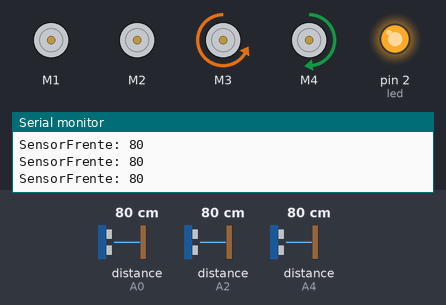
The sketch below on a simulated Arduino Uno, built with avr-gcc and run on an emulated ATmega328P. Shown: 4 × DC motor (green arrow = forward, orange = backward, longer = faster), output pins drawn as LEDs (lit = HIGH), the last lines printed to the serial monitor. Wiring (inferred from the names in the program): 3 × ultrasonic range finder: trigger A1, echo A0 / trigger A3, echo A2 / trigger A5, echo A4. The test bench sets the inputs (shaded band); at power-on: distance to the obstacle (sensors on A4, A2, A0) 80 cm. The echo pulse lasts 58.3 µs per cm; pins used as bus, display or sensor lines are not drawn.

Above: at 1.2 s.
1.3 s: distance to the obstacle (sensor on A4) set to 34 cm
4.3 s: distance to the obstacle (sensor on A4) set to 28 cm
At 4.5 s:
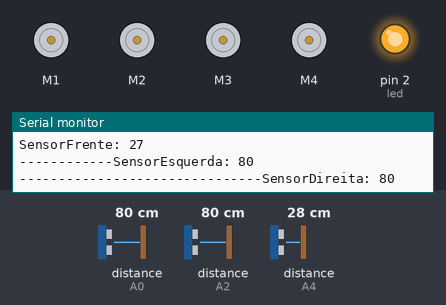
At 5.7 s:
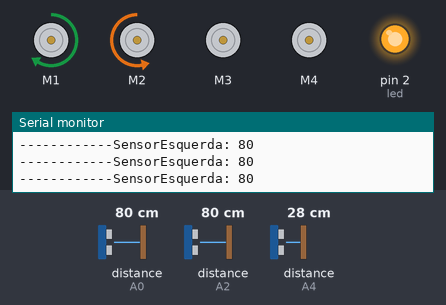
6.0 s: distance to the obstacle (sensor on A2) set to 33 cm
9.0 s: distance to the obstacle (sensor on A2) set to 28 cm
At 9.9 s:
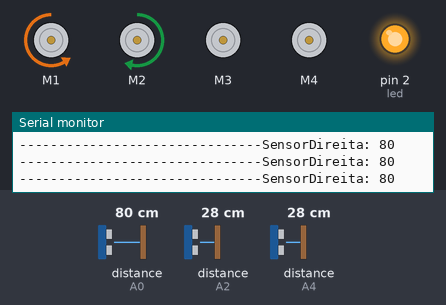
Timing chart, 0 to 11.7 s (numbered marks = the images above; inputs shaded):
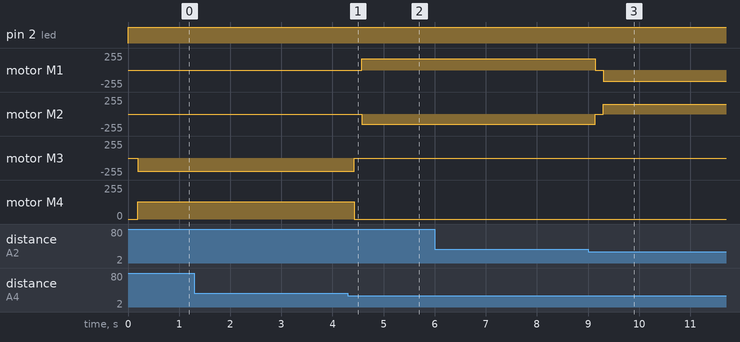

The sketch:

Tortuga.ino
```cpp
#include <AFMotor.h>
#include <Ultrasonic.h>

/*************** PORTAS MOTORES ***********************/
AF_DCMotor MFrontal(1); //Frontal M1
AF_DCMotor MAtras(2);   //Atras M2

AF_DCMotor MDireita(3); //Direito M3
AF_DCMotor MEsquerda(4);//Esquerdo M4

/*************** FIM PORTAS MOTORES ***********************/

/*************** PORTAS SENSORES***********************/
const int trigCentral = A5; //Central Trig - cabo preto
const int echoCentral = A4; //Central Echo - cabo verde

const int trigEsquerda = A3; //Esquerdo Trig - cabo preto
const int echoEsquerda = A2; //Esquerdo Echo - cabo verde

const int trigDireita = A1; //Direito Trig - cabo preto
const int echoDireita = A0; //Direito Echo - cabo verde

/*************** FIM PORTAS SENSORES***********************/

/*************** AVARIAVEIS DE DISTANCIA***********************/
int distanciaFrente;
int distanciaEsquerda;
int distanciaDireita;

/*************** PORTA LED***********************/
const int led = 2;

/*************** SETUP ***********************/
void setup()
{
    /*==== SERIAL ====*/
    Serial.begin(9600);

    /*==== SENSORES SAIDA E ENTRADA ====*/
    //TRIG
    pinMode(trigCentral, OUTPUT);
    pinMode(trigEsquerda, OUTPUT);
    pinMode(trigDireita, OUTPUT);

    //ECHO
    pinMode(echoCentral, INPUT);
    pinMode(echoEsquerda, INPUT);
    pinMode(echoDireita, INPUT);
    /*==== FIM SENSORES SAIDA E ENTRADA ====*/

    /*==== VELOCIDADE MOTORES ====*/
    /* velocidade maxima = 255
     *  velocidade minima para rodar 100
     */
    MFrontal.setSpeed(170); //traseiro
    MAtras.setSpeed(150); //frontal

    MDireita.setSpeed(200); //Direito
    MEsquerda.setSpeed(130); //Esquerdo
    /*==== FIM VELOCIDADE MOTORES ====*/

    /*==== SAIDA LED ====*/
    pinMode(led,OUTPUT);
}
/*************** FIM SETUP ***********************/

/*************** FUNCTION SENSORES ***********************/
/*==== CENTRAL ====*/
int sensorCentral()
{
    digitalWrite(trigCentral, LOW);
    delayMicroseconds(2);
    digitalWrite(trigCentral, HIGH);
    delayMicroseconds(10);
    digitalWrite(trigCentral, LOW);

    unsigned long duracaoFrente = pulseIn(echoCentral, HIGH);
    distanciaFrente = duracaoFrente/58;

    Serial.print("SensorFrente: ");
    Serial.println(distanciaFrente);

    return distanciaFrente;
}
/*==== FIM CENTRAL ====*/


/*==== ESQUERDO ====*/
int sensorEsquerdo()
{
    digitalWrite(trigEsquerda, LOW);
    delayMicroseconds(2);
    digitalWrite(trigEsquerda, HIGH);
    delayMicroseconds(10);
    digitalWrite(trigEsquerda, LOW);

    unsigned long duracaoEsquerda = pulseIn(echoEsquerda, HIGH);
    distanciaEsquerda = duracaoEsquerda/58;

    Serial.print("------------SensorEsquerda: ");
    Serial.println(distanciaEsquerda);

    return distanciaEsquerda;
}
/*==== FIM ESQUERDO ====*/


/*==== DIREITO ====*/
int sensorDireito()
{
    digitalWrite(trigDireita, LOW);
    delayMicroseconds(2);
    digitalWrite(trigDireita, HIGH);
    delayMicroseconds(10);
    digitalWrite(trigDireita, LOW);

    unsigned long duracaoDireita = pulseIn(echoDireita, HIGH);
    distanciaDireita = duracaoDireita/58;

    Serial.print("-------------------------------SensorDireita: ");
    Serial.println(distanciaDireita);

    return distanciaDireita;
}
/*==== FIM DIREITO ====*/
/*************** FIM FUNCTION SENSORES ***********************/


/*************** FUNCTION LED ***********************/
void Leds()
{
  //Acendendo os Leds para msotrar que ta ligado o robô
  digitalWrite(led,HIGH);
}
/*************** FIM FUNCTION LED ***********************/


/*************** FUNCTION MOTORES ***********************/
/*==== ANDAR PARA A FRENTE ====*/
void andaFrente(){
MDireita.run(RELEASE);
MEsquerda.run(RELEASE);
MFrontal.run(RELEASE);
MAtras.run(RELEASE);
delay(150);
MDireita.run(BACKWARD);
MEsquerda.run(FORWARD);
}

/*========ANDA FRENTE CONTINUA======== */
void andaFrenteC(){
MDireita.run(BACKWARD);
MEsquerda.run(FORWARD);
}

/*==== ANDAR PARA A ESQUERDA ====*/
void andaEsquerda(){
MDireita.run(RELEASE);
MEsquerda.run(RELEASE);
MFrontal.run(RELEASE);
MAtras.run(RELEASE);
delay(150);
MFrontal.run(FORWARD);
MAtras.run(BACKWARD);
}

/* ===== ANDA ESQUERDA CONTINUA===== */
void andaEsquerdaC(){
MFrontal.run(FORWARD);
MAtras.run(BACKWARD);
}

/*==== ANDAR PARA A DIREITA ====*/
void andaDireita(){
MDireita.run(RELEASE);
MEsquerda.run(RELEASE);
MFrontal.run(RELEASE);
MAtras.run(RELEASE);
delay(150);
MFrontal.run(BACKWARD);
MAtras.run(FORWARD);
}

/*=====ANDAR DIREITA CONTINUA ====== */
void andaDireitaC(){
MFrontal.run(BACKWARD);
MAtras.run(FORWARD);
}
/*************** FIM FUNCTION MOTORES ***********************/


/*************** FUNCTION PRINCIPAL ***********************/
void loop()
{
  /*==LIGANDO LED==*/
  Leds();

  /*==VARIAVEIS SENSORES==*/
  int sc = sensorCentral();
  int se = sensorEsquerdo();
  int sd = sensorDireito();

    /*==EXECUTANDO SENSOR COM MOTOR==*/


    if (sc >= 30 && sc >= se && sc >= sd ){
      int c=0;
      do{
        if(c == 0){
          andaFrente();
          c=1;
        }else{
          andaFrenteC();
        }
        sc = sensorCentral();
      }while(sc >= 30);
    }
    else if (se >= 30 && se >= sd){
        int c=0;
        do{
          if(c == 0){
            andaEsquerda();
            c=1;
          }else{
            andaEsquerdaC();
          }
          se = sensorEsquerdo();
        }while(se >= 30);
    }
    else if(sd >= 30 ){
        int c=0;
        do{
          if(c==0){
            andaDireita();
            c=1;
          }else{
            andaDireitaC();
          }
          sd = sensorDireito();
       }while(sd >=30);
    }
}

/*************** FIM FUNCTION PRINCIPAL ***********************/
```

Measured:
- the behaviour switches between 31 and 30 cm on distance to the obstacle (sensor on A4) (found by bisection; images 0 and 1)
- the behaviour switches between 31 and 30 cm on distance to the obstacle (sensor on A2) (found by bisection; images 2 and 3)
- after the input at 4.3 s, motor M1: stopped → forward 170/255 after 0.28 s; motor M2: stopped → backward 150/255 after 0.28 s; motor M3: backward 200/255 → stopped after 0.13 s; motor M4: forward 130/255 → stopped after 0.13 s
- after the input at 9.0 s, motor M1: forward 170/255 → stopped after 0.15 s, → backward 170/255 0.15 s later; motor M2: backward 150/255 → stopped after 0.15 s, → forward 150/255 0.15 s later
